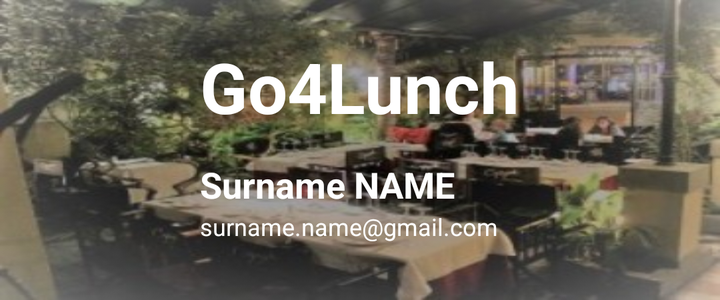
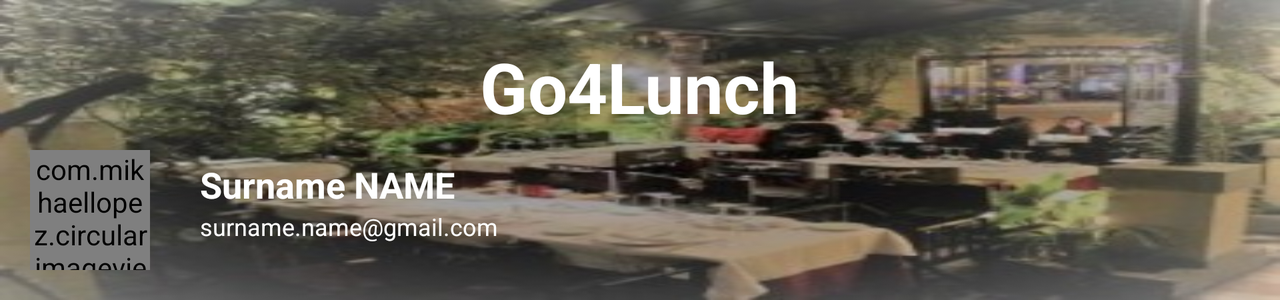

One screen, two layout resources from the same app: the default and the repository's alternative for another configuration. Each is rendered where Android would select it; the XML of both is given below.
<!-- AndroidManifest.xml: application theme AppTheme -->
<!-- res/layout/nav_header_home.xml -->
<?xml version="1.0" encoding="utf-8"?>
<android.support.design.widget.CoordinatorLayout
    xmlns:android="http://schemas.android.com/apk/res/android"
    android:id="@+id/navigationView"
    android:layout_width="match_parent"
    android:layout_height="@dimen/nav_header_height"
    android:background="@drawable/cabernet"
    android:gravity="center"
    android:orientation="vertical">

    <TextView
        android:layout_marginTop="@dimen/textview_margin_top"
        android:id="@+id/applicationName"
        android:layout_width="wrap_content"
        android:layout_height="wrap_content"
        android:layout_gravity="center_horizontal"
        android:text="@string/go4lunch"
        android:textAlignment="center"
        android:textColor="#fff"
        android:textSize="@dimen/nav_header_textsize"
        android:textStyle="bold" />

    <ImageView
        android:contentDescription="@string/userpicture"
        android:id="@+id/connected_image"
        android:layout_width="@dimen/nav_header_wh"
        android:layout_height="@dimen/nav_header_wh"
        android:layout_marginStart="@dimen/connected_image_margin_start"
        android:layout_marginTop="@dimen/connected_image_margin_top" />

    <TextView
        android:id="@+id/surnameName"
        android:layout_width="wrap_content"
        android:layout_height="wrap_content"
        android:layout_marginStart="@dimen/surname_name_margin_start"
        android:layout_marginTop="@dimen/surname_name_margin_top"
        android:text="@string/Surname_Name"
        android:textColor="#fff"
        android:textSize="@dimen/surname_name_text_size"
        android:textStyle="bold" />

    <TextView
        android:id="@+id/surnameNameEmail"
        android:layout_width="wrap_content"
        android:layout_height="wrap_content"
        android:layout_marginStart="@dimen/surname_name_email_margin_start"
        android:layout_marginTop="@dimen/surname_name_email_margin_top"
        android:text="@string/surname_name_email"
        android:textColor="#fff"
        android:textSize="@dimen/surname_name_email_text_size"/>

</android.support.design.widget.CoordinatorLayout>
<!-- resources referenced by this layout -->
<resources>
  <!-- from res/values-xhdpi/ -->
  <dimen name="connected_image_margin_start">15dp</dimen>
  <!-- from res/values-xhdpi/ -->
  <dimen name="connected_image_margin_top">75dp</dimen>
  <!-- from res/values-xhdpi/ -->
  <dimen name="nav_header_height">150dp</dimen>
  <!-- from res/values-xhdpi/ -->
  <dimen name="nav_header_textsize">35sp</dimen>
  <!-- from res/values-xhdpi/ -->
  <dimen name="nav_header_wh">60dp</dimen>
  <!-- from res/values-xhdpi/ -->
  <dimen name="surname_name_email_margin_start">100dp</dimen>
  <!-- from res/values-xhdpi/ -->
  <dimen name="surname_name_email_margin_top">105dp</dimen>
  <!-- from res/values-xhdpi/ -->
  <dimen name="surname_name_email_text_size">12sp</dimen>
  <!-- from res/values-xhdpi/ -->
  <dimen name="surname_name_margin_start">100dp</dimen>
  <!-- from res/values-xhdpi/ -->
  <dimen name="surname_name_margin_top">80dp</dimen>
  <!-- from res/values-xhdpi/ -->
  <dimen name="surname_name_text_size">18sp</dimen>
  <!-- from res/values-xhdpi/ -->
  <dimen name="textview_margin_top">20dp</dimen>
  <!-- drawable cabernet: jpg bitmap (drawable, 21028 bytes) -->
  <string name="Surname_Name">Surname NAME</string>
  <string name="go4lunch">Go4Lunch</string>
  <string name="surname_name_email">surname.name@gmail.com</string>
  <string name="userpicture">user picture</string>
  <style name="AppTheme" parent="Theme.AppCompat.Light.NoActionBar">
          
          <item name="windowNoTitle">true</item>
          <item name="colorPrimary">@color/colorPrimary</item>
          <item name="colorPrimaryDark">@color/colorPrimaryDark2</item>
          <item name="colorAccent">@color/colorAccent</item>
      </style>
  <color name="colorPrimary">#E64A19</color>
  <color name="colorPrimaryDark2">#BF360C</color>
  <color name="colorAccent">#FFF</color>
</resources>
<!-- res/layout-land/nav_header_home.xml (the repository's variant of the layout above) -->
<!-- drawn on the phone turned sideways -->
<?xml version="1.0" encoding="utf-8"?>
<android.support.design.widget.CoordinatorLayout
    xmlns:android="http://schemas.android.com/apk/res/android"
    xmlns:app="http://schemas.android.com/apk/res-auto"
    android:layout_width="match_parent"
    android:layout_height="@dimen/nav_header_height"
    android:background="@drawable/cabernet"
    android:gravity="center"
    android:orientation="vertical">

    <TextView
        android:layout_marginTop="@dimen/textview_margin_top"
        android:id="@+id/applicationName"
        android:layout_width="wrap_content"
        android:layout_height="wrap_content"
        android:layout_gravity="center_horizontal"
        android:text="@string/go4lunch"
        android:textAlignment="center"
        android:textColor="#fff"
        android:textSize="@dimen/nav_header_textsize"
        android:textStyle="bold" />

    <com.mikhaellopez.circularimageview.CircularImageView
        android:id="@+id/connected_image"
        android:layout_width="@dimen/nav_header_wh"
        android:layout_height="@dimen/nav_header_wh"
        android:layout_marginStart="@dimen/connected_image_margin_start"
        android:layout_marginTop="@dimen/connected_image_margin_top"
        app:civ_border_color="#000"
        app:civ_border_width="@dimen/connected_image_border_width"
        app:civ_shadow="true"
        app:civ_shadow_color="#000"
        app:civ_shadow_radius="0"
        app:srcCompat="@drawable/com_facebook_profile_picture_blank_square" />

    <TextView
        android:id="@+id/surnameName"
        android:layout_width="wrap_content"
        android:layout_height="wrap_content"
        android:layout_marginStart="@dimen/surname_name_margin_start"
        android:layout_marginTop="@dimen/surname_name_margin_top"
        android:text="@string/Surname_Name"
        android:textColor="#fff"
        android:textSize="@dimen/surname_name_text_size"
        android:textStyle="bold" />

    <TextView
        android:id="@+id/surnameNameEmail"
        android:layout_width="wrap_content"
        android:layout_height="wrap_content"
        android:layout_marginStart="@dimen/surname_name_email_margin_start"
        android:layout_marginTop="@dimen/surname_name_email_margin_top"
        android:text="@string/surname_name_email"
        android:textColor="#fff"
        android:textSize="@dimen/surname_name_email_text_size"/>

</android.support.design.widget.CoordinatorLayout>
<!-- resources referenced by the variant -->
<!-- as the phone turned sideways resolves them -->
<resources>
  <!-- from res/values-land/ -->
  <dimen name="connected_image_border_width">1dp</dimen>
  <!-- from res/values-land/ -->
  <dimen name="connected_image_margin_start">15dp</dimen>
  <!-- from res/values-land/ -->
  <dimen name="connected_image_margin_top">75dp</dimen>
  <!-- from res/values-land/ -->
  <dimen name="nav_header_height">150dp</dimen>
  <!-- from res/values-land/ -->
  <dimen name="nav_header_textsize">35sp</dimen>
  <!-- from res/values-land/ -->
  <dimen name="nav_header_wh">60dp</dimen>
  <!-- from res/values-land/ -->
  <dimen name="surname_name_email_margin_start">100dp</dimen>
  <!-- from res/values-land/ -->
  <dimen name="surname_name_email_margin_top">105dp</dimen>
  <!-- from res/values-land/ -->
  <dimen name="surname_name_email_text_size">12sp</dimen>
  <!-- from res/values-land/ -->
  <dimen name="surname_name_margin_start">100dp</dimen>
  <!-- from res/values-land/ -->
  <dimen name="surname_name_margin_top">80dp</dimen>
  <!-- from res/values-land/ -->
  <dimen name="surname_name_text_size">18sp</dimen>
  <!-- from res/values-land/ -->
  <dimen name="textview_margin_top">20dp</dimen>
  <!-- drawable cabernet: jpg bitmap (drawable, 21028 bytes) -->
  <string name="Surname_Name">Surname NAME</string>
  <string name="go4lunch">Go4Lunch</string>
  <string name="surname_name_email">surname.name@gmail.com</string>
  <style name="AppTheme" parent="Theme.AppCompat.Light.NoActionBar">
          
          <item name="windowNoTitle">true</item>
          <item name="colorPrimary">@color/colorPrimary</item>
          <item name="colorPrimaryDark">@color/colorPrimaryDark2</item>
          <item name="colorAccent">@color/colorAccent</item>
      </style>
  <color name="colorPrimary">#E64A19</color>
  <color name="colorPrimaryDark2">#BF360C</color>
  <color name="colorAccent">#FFF</color>
</resources>
